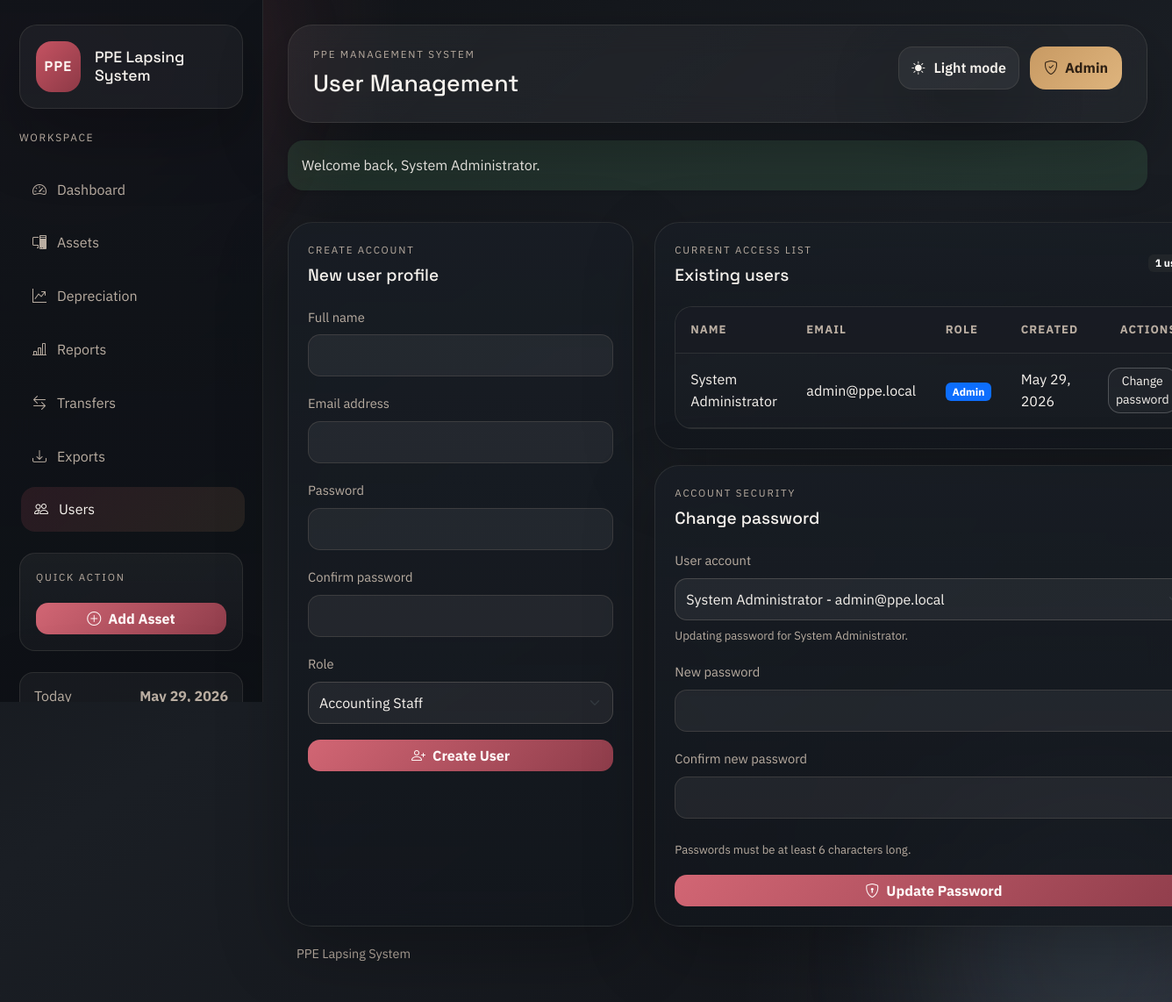
The page /auth/register.php (signed in) on the database its author committed.
### tables this page shows
CREATE TABLE IF NOT EXISTS users (
    user_id INT AUTO_INCREMENT PRIMARY KEY,
    full_name VARCHAR(100) NOT NULL,
    email VARCHAR(100) NOT NULL UNIQUE,
    password VARCHAR(255) NOT NULL,
    role ENUM('Admin', 'Accounting Staff', 'Auditor') DEFAULT 'Accounting Staff',
    created_at TIMESTAMP DEFAULT CURRENT_TIMESTAMP
);

### includes/auth.php (called while the page is built, shortened)
<?php
function current_user(): ?array
{
    return isset($_SESSION['auth_user']) && is_array($_SESSION['auth_user'])
        ? $_SESSION['auth_user']
        : null;
}

### functions/depreciation_function.php (called while the page is built, shortened)
<?php
function count_users(PDO $pdo): int
{
    return (int) $pdo->query('SELECT COUNT(*) FROM users')->fetchColumn();
}
function fetch_users(PDO $pdo): array
{
    $statement = $pdo->query('SELECT user_id, full_name, email, role, created_at FROM users ORDER BY created_at DESC');
    return $statement->fetchAll() ?: [];
}
function fetch_user_by_id(PDO $pdo, int $userId): ?array
{
    $statement = $pdo->prepare(
        'SELECT user_id, full_name, email, role, created_at
         FROM users
         WHERE user_id = :user_id
         LIMIT 1'
    );
    $statement->execute(['user_id' => $userId]);
    $user = $statement->fetch();
    return $user ?: null;
}

### config/database.php (called while the page is built, shortened)
<?php
$dbConnectionError = null;
function db_error(): ?string
{
    global $dbConnectionError;
    return $dbConnectionError;
}

### auth/register.php (the view, shortened to what this page needs)
<?php
$databaseError = db_error();
$pdo = $databaseError === null ? db() : null;
$userCount = $pdo instanceof PDO ? count_users($pdo) : 0;
$bootstrapSetup = $userCount === 0;
$existingUsers = $pdo instanceof PDO ? fetch_users($pdo) : [];
$createForm = [
    'full_name' => trim((string) request_value('full_name', '')),
    'email' => trim((string) request_value('email', '')),
    'role' => (string) request_value('role', 'Accounting Staff'),
];
$selectedPasswordUserId = (int) request_value(
    'password_user_id',
    $existingUsers[0]['user_id'] ?? (current_user()['user_id'] ?? 0)
);
$existingUsers = $pdo instanceof PDO ? fetch_users($pdo) : [];
$selectedPasswordUserId = $bootstrapSetup
    ? 0
    : ($selectedPasswordUserId > 0 ? $selectedPasswordUserId : (int) ($existingUsers[0]['user_id'] ?? 0));
$selectedPasswordUser = (!$bootstrapSetup && $selectedPasswordUserId > 0)
    ? fetch_user_by_id($pdo, $selectedPasswordUserId)
    : null;
$pageHeading = $bootstrapSetup ? 'Create the first admin account' : 'User Management';
require_once APP_ROOT . '/includes/header.php';
?>
<?php if ($databaseError !== null): ?>
    <div class="alert alert-danger">Database connection failed: <?= e($databaseError) ?></div>
<?php else: ?>
    <div class="row g-4">
        <div class="col-lg-5">
            <section class="shell-card h-100">
                <div class="mb-4">
                    <p class="eyebrow mb-2"><?= $bootstrapSetup ? 'Initial setup' : 'Create account' ?></p>
                    <h2 class="section-title mb-2"><?= $bootstrapSetup ? 'First administrator' : 'New user profile' ?></h2>
                </div>
                <form method="post" class="stack-gap">
                    <div>
                        <label class="form-label" for="full_name">Full name</label>
                        <input class="form-control" id="full_name" name="full_name" value="<?= e($createForm['full_name']) ?>" required>
                    </div>
                    <div>
                        <label class="form-label" for="email">Email address</label>
                        <input class="form-control" id="email" name="email" type="email" value="<?= e($createForm['email']) ?>" required>
                    </div>
                    <div>
                        <label class="form-label" for="password">Password</label>
                        <input class="form-control" id="password" name="password" type="password" minlength="6" required>
                    </div>
                    <div>
                        <label class="form-label" for="confirm_password">Confirm password</label>
                        <input class="form-control" id="confirm_password" name="confirm_password" type="password" minlength="6" required>
                    </div>
                    <div>
                        <label class="form-label" for="role">Role</label>
                        <select class="form-select" id="role" name="role" <?= $bootstrapSetup ? 'disabled' : '' ?>>
                            <option value="Accounting Staff" <?= selected_if($createForm['role'], 'Accounting Staff') ?>>Accounting Staff</option>
                        </select>
                    </div>
                    <button class="btn btn-primary" type="submit">
                        <i class="bi bi-person-plus me-2"></i><?= $bootstrapSetup ? 'Create Admin Account' : 'Create User' ?>
                    </button>
                </form>
            </section>
        </div>
        <?php if (!$bootstrapSetup): ?>
            <div class="col-lg-7">
                <div class="stack-gap h-100">
                <section class="shell-card">
                    <div class="d-flex justify-content-between align-items-center mb-4">
                        <div>
                            <p class="eyebrow mb-2">Current access list</p>
                            <h2 class="section-title mb-0">Existing users</h2>
                        </div>
                        <span class="badge text-bg-dark"><?= e((string) $userCount) ?> <?= e(pluralize($userCount, 'user')) ?></span>
                    </div>
                    <div class="table-wrap">
                        <table class="table align-middle">
                            <thead>
                                <tr>
                                    <th>Name</th>
                                    <th>Email</th>
                                    <th>Role</th>
                                    <th>Created</th>
                                    <th class="text-end">Actions</th>
                                </tr>
                            </thead>
                            <tbody>
                                <?php foreach ($existingUsers as $user): ?>
                                    <tr>
                                        <td><?= e($user['full_name']) ?></td>
                                        <td><?= e($user['email']) ?></td>
                                        <td><span class="badge <?= e(role_badge_class((string) $user['role'])) ?>"><?= e($user['role']) ?></span></td>
                                        <td><?= e(format_date((string) $user['created_at'])) ?></td>
                                        <td class="text-end">
                                            <a class="btn btn-sm btn-outline-light" href="<?= e(base_url('auth/register.php?password_user_id=' . $user['user_id'] . '#password-panel')) ?>">
                                                Change password
                                            </a>
                                        </td>
                                    </tr>
                                <?php endforeach; ?>
                            </tbody>
                        </table>
                    </div>
                </section>
                <section class="shell-card" id="password-panel">
                    <div class="mb-4">
                        <p class="eyebrow mb-2">Account security</p>
                        <h2 class="section-title mb-2">Change password</h2>
                    </div>
                    <form method="post" class="stack-gap">
                        <div>
                            <label class="form-label" for="password_user_id">User account</label>
                            <select class="form-select" id="password_user_id" name="password_user_id" required>
                                <?php foreach ($existingUsers as $user): ?>
                                    <option value="<?= e((string) $user['user_id']) ?>" <?= selected_if($selectedPasswordUserId, $user['user_id']) ?>>
                                        <?= e($user['full_name'] . ' - ' . $user['email']) ?>
                                    </option>
                                <?php endforeach; ?>
                            </select>
                            <?php if ($selectedPasswordUser): ?>
                                <div class="form-help">
                                    Updating password for <?= e($selectedPasswordUser['full_name']) ?>.
                                </div>
                            <?php endif; ?>
                        </div>
                        <div>
                            <label class="form-label" for="new_password">New password</label>
                            <input class="form-control" id="new_password" name="new_password" type="password" minlength="6" required>
                        </div>
                        <div>
                            <label class="form-label" for="confirm_new_password">Confirm new password</label>
                            <input class="form-control" id="confirm_new_password" name="confirm_new_password" type="password" minlength="6" required>
                        </div>
                        <div class="form-help">Passwords must be at least 6 characters long.</div>
                        <button class="btn btn-primary" type="submit">
                            <i class="bi bi-shield-lock me-2"></i>Update Password
                        </button>
                    </form>
                </section>
                </div>
            </div>
        <?php endif; ?>
    </div>
<?php endif; ?>
<?php require_once APP_ROOT . '/includes/footer.php'; ?>

### includes/header.php (shortened to what this page needs)
<?php
$pageTitle = $pageTitle ?? APP_NAME;
$pageHeading = $pageHeading ?? $pageTitle;
$loggedInUser = current_user();
$showShell = $loggedInUser !== null;
?>
<!doctype html>
<html lang="en">
<head>
    <link href="https://cdn.jsdelivr.net/npm/bootstrap@5.3.3/dist/css/bootstrap.min.css" rel="stylesheet">
    <link href="https://cdn.jsdelivr.net/npm/bootstrap-icons@1.11.3/font/bootstrap-icons.css" rel="stylesheet">
    <link href="<?= e(base_url('assets/css/app.css')) ?>" rel="stylesheet">
</head>
<body class="<?= $showShell ? 'dashboard-body' : 'auth-body' ?>">
    <div class="app-noise"></div>
    <div class="orb orb-one"></div>
    <div class="orb orb-two"></div>
    <?php if ($showShell): ?>
        <div class="app-shell">
            <?php require APP_ROOT . '/includes/sidebar.php'; ?>
            <div class="main-stage">
                <header class="topbar">
                    <div class="topbar-copy">
                        <p class="eyebrow mb-2">PPE management system</p>
                        <h1 class="page-title mb-1"><?= e($pageHeading) ?></h1>
                    </div>
                    <div class="topbar-meta">
                        <button class="theme-toggle" type="button" data-theme-toggle aria-label="Switch to light mode" title="Switch to light mode">
                            <i class="bi bi-sun-fill" data-theme-toggle-icon></i>
                            <span data-theme-toggle-label>Light mode</span>
                        </button>
                        <div class="role-pill">
                            <i class="bi bi-shield-check"></i>
                            <span><?= e($loggedInUser['role']) ?></span>
                        </div>
                    </div>
                </header>
                <main class="content-stage">
    <?php else: ?>
        <main class="auth-stage">
            <?php render_flash_messages(); ?>
    <?php endif; ?>

### rows shown on the page
users: role "Admin", full_name "System Administrator", email "admin@ppe.local", created_at "May 29, 2026"

### other values the page prints
APP_NAME "PPE Lapsing System"
$item['label'] "Dashboard"
$item['label'] "Assets"
$item['label'] "Depreciation"
$item['label'] "Reports"
$item['label'] "Transfers"
$item['label'] "Exports"
$item['label'] "Users"
$pageHeading "User Management"
$message['message'] "Welcome back, System Administrator."
$userCount "1"
form field password_user_id "System Administrator - admin@ppe.local"
